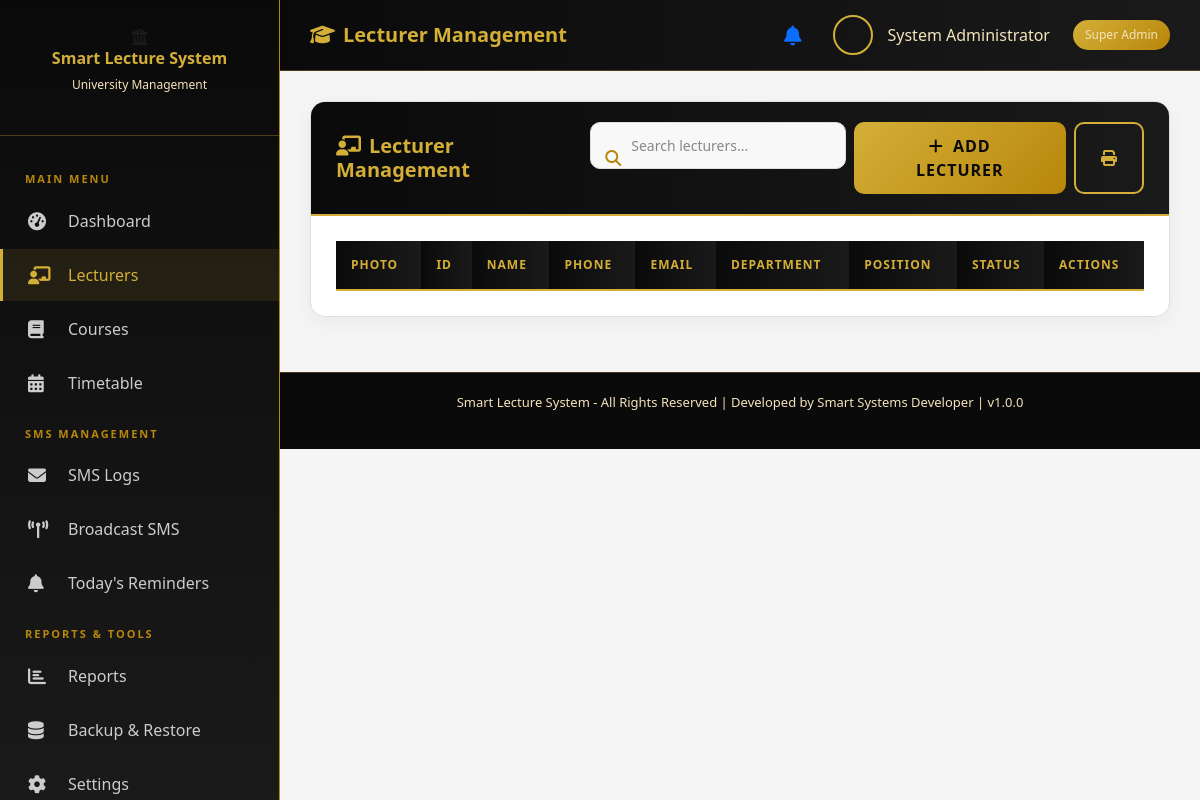
/admin/lecturers.php (signed in), run on the app's committed database.
### tables this page shows
CREATE TABLE settings (
    id INT AUTO_INCREMENT PRIMARY KEY,
    setting_key VARCHAR(100) NOT NULL UNIQUE,
    setting_value TEXT,
    updated_at TIMESTAMP DEFAULT CURRENT_TIMESTAMP ON UPDATE CURRENT_TIMESTAMP
);

### admin/lecturers.php (the view, shortened to what this page needs)
<?php
require_once 'includes/header.php';
?>
<div class="content-card">
    <div class="card-header">
        <h5><i class="fas fa-chalkboard-teacher me-2"></i>Lecturer Management</h5>
        <div class="d-flex gap-2">
            <div class="search-box">
                <i class="fas fa-search"></i>
                <input type="text" id="searchLecturers" class="form-control" placeholder="Search lecturers..." onkeyup="searchTable('searchLecturers', 'lecturersTable')">
            </div>
            <button class="btn btn-gold" data-bs-toggle="modal" data-bs-target="#lecturerModal" onclick="resetForm()">
                <i class="fas fa-plus me-1"></i> Add Lecturer
            </button>
            <button class="btn btn-outline-gold no-print" onclick="printTable('lecturersTable', 'Lecturer List')">
                <i class="fas fa-print"></i>
            </button>
        </div>
    </div>
    <div class="card-body">
        <div class="table-container">
            <table class="data-table" id="lecturersTable">
                <thead>
                    <tr>
                        <th>Photo</th>
                        <th>ID</th>
                        <th>Name</th>
                        <th>Phone</th>
                        <th>Email</th>
                        <th>Department</th>
                        <th>Position</th>
                        <th>Status</th>
                        <th class="no-print">Actions</th>
                    </tr>
                </thead>
            </table>
        </div>
    </div>
</div>
<?php require_once 'includes/footer.php'; ?>

### admin/includes/footer.php (shortened to what this page needs)
<?php
$stmt = $conn->prepare("SELECT setting_value FROM settings WHERE setting_key = 'footer_text'");
$stmt->execute();
$result = $stmt->get_result();
$footerText = $result->fetch_assoc()['setting_value'] ?? 'Smart Lecture System - All Rights Reserved';
$stmt = $conn->prepare("SELECT setting_value FROM settings WHERE setting_key = 'developer_name'");
$stmt->execute();
$result = $stmt->get_result();
$developerName = $result->fetch_assoc()['setting_value'] ?? 'Smart Systems';
$stmt = $conn->prepare("SELECT setting_value FROM settings WHERE setting_key = 'project_version'");
$stmt->execute();
$result = $stmt->get_result();
$version = $result->fetch_assoc()['setting_value'] ?? '1.0.0';
?>
        </div>
        <div class="footer">
            <p><?php echo htmlspecialchars($footerText); ?> | Developed by <?php echo htmlspecialchars($developerName); ?> | v<?php echo htmlspecialchars($version); ?></p>
        </div>
    </div>
</body>
</html>

### assets/css/style.css (style rules this page uses)
:root { --primary-gold: #D4AF37; --dark-gold: #B8860B; --light-gold: #F4E4BC; --black: #0a0a0a; --dark-gray: #1a1a1a; --medium-gray: #2d2d2d; --light-gray: #f5f5f5; --white: #ffffff; --success: #28a745; --danger: #dc3545; --warning: #ffc107; --info: #17a2b8; }
* { margin: 0; padding: 0; box-sizing: border-box; }
body { font-family: 'Segoe UI', Tahoma, Geneva, Verdana, sans-serif; background-color: var(--light-gray); color: var(--dark-gray); overflow-x: hidden; }
.form-control { background: var(--medium-gray); border: 1px solid var(--dark-gold); color: var(--white); border-radius: 10px; padding: 10px 14px; transition: all 0.3s ease; font-size: 14px; }
.form-control::placeholder { color: #888; }
.btn-gold { background: linear-gradient(135deg, var(--primary-gold), var(--dark-gold)); color: var(--black); border: none; border-radius: 10px; padding: 12px 30px; font-weight: 700; letter-spacing: 1px; transition: all 0.3s ease; text-transform: uppercase; }
.btn-outline-gold { background: transparent; color: var(--primary-gold); border: 2px solid var(--primary-gold); border-radius: 10px; padding: 10px 25px; font-weight: 600; transition: all 0.3s ease; }
.content-card { background: var(--white); border-radius: 15px; border: 1px solid #e0e0e0; box-shadow: 0 5px 20px rgba(0, 0, 0, 0.05); overflow: hidden; margin-bottom: 25px; }
.content-card .card-header { background: linear-gradient(90deg, var(--black), var(--dark-gray)); padding: 20px 25px; border-bottom: 2px solid var(--primary-gold); display: flex; justify-content: space-between; align-items: center; }
.content-card .card-header h5 { color: var(--primary-gold); margin: 0; font-weight: 600; }
.content-card .card-body { padding: 25px; }
.table-container { overflow-x: auto; }
.data-table { width: 100%; border-collapse: collapse; }
.data-table thead th { background: linear-gradient(90deg, var(--black), var(--dark-gray)); color: var(--primary-gold); padding: 15px; font-weight: 600; text-transform: uppercase; font-size: 12px; letter-spacing: 1px; border-bottom: 2px solid var(--primary-gold); white-space: nowrap; }
.search-box { position: relative; }
.search-box input { padding-left: 40px; border-radius: 10px; border: 1px solid #ddd; background: #f8f8f8; }
.search-box i { position: absolute; left: 15px; top: 50%; transform: translateY(-50%); color: var(--dark-gold); }
.form-select, .form-control { border-radius: 10px; border: 1px solid #ddd; padding: 12px 15px; transition: all 0.3s ease; }
.footer { background: var(--black); color: var(--light-gold); padding: 20px; text-align: center; border-top: 1px solid rgba(212, 175, 55, 0.3); font-size: 13px; }

### data on the page
settings: setting_value "Smart Lecture System - All Rights Reserved"
settings: setting_value "Smart Systems Developer"
settings: setting_value "1.0.0"

### other printed values
$pageTitle "Lecturer Management"
$_SESSION['full_name'] "System Administrator"
$_SESSION['role'] "Super Admin"
